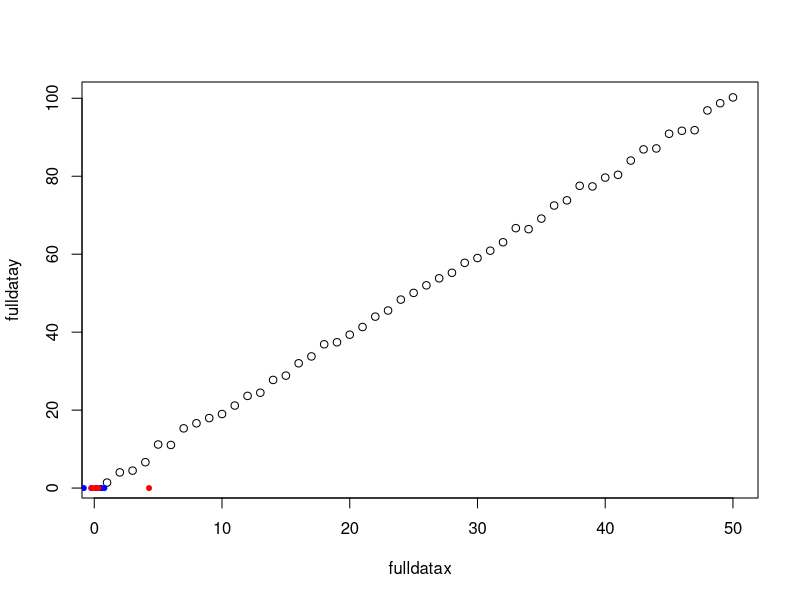
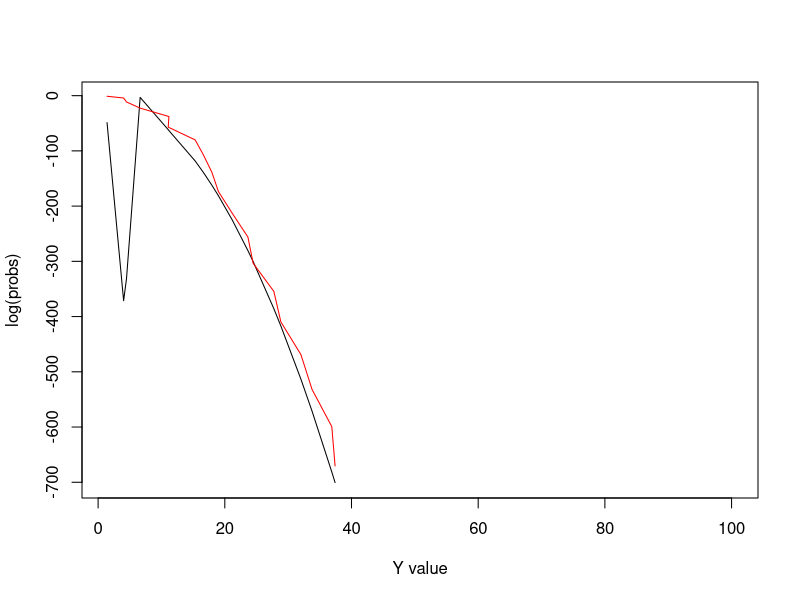

Reproduce these figures in R, in order.
#Sparse Peudo-input Gaussian Process(SPGPs)
#Source: Snelson, Edward, and Zoubin Ghahramani. "Sparse Gaussian processes using pseudo-inputs." Advances in neural information processing systems. 2006.
#Author: Hengrui Luo(luo.619@osu.edu)
library(mvtnorm)
K<-function(point1,point2,c=1,ell=2){
  #This is the covariance function we specify for GP regression model.
  norm<-as.numeric( t(point1-point2)%*%(point1-point2) );
  #norm for stationary kernel
  return( c*exp(-0.5*norm/ell^2) )
}
makeCovariance<-function(vector1,vector2){
  #This is used for generating the covariance matrix using the covariance function provided.
  cov<-matrix(NA,nrow=length(vector1),ncol=length(vector2));
  for(i in 1:dim(cov)[1]){
    for(j in 1:dim(cov)[2]){
      cov[i,j]<-K(vector1[i],vector2[j]);
    }
  }
  return(cov);
}
#We adopt following notations from
#Source: Quiñonero-Candela, Joaquin, and Carl Edward Rasmussen. "A unifying view of sparse approximate Gaussian process regression." Journal of Machine Learning Research 6.Dec (2005): 1939-1959.
Kmatrix<-function(a,b){
  return(makeCovariance(a,b) )
}
Qmatrix<-function(a,b,u){
  result<-Kmatrix(a,u)%*%chol2inv(chol(Kmatrix(u,u)))%*%Kmatrix(u,b);
  #Will return a matrix in conformal with a,b.
}
Diagmatrix<-function(mat){
  #return a matrix retaining only diagonal entries.
  return(diag(diag(mat)));
}
marginal_likelihood<-function(y,u,f,sigma=1){
  library(mvtnorm)
  #y is the full data  of size M.
  #u is the pseudo-inputs of size N, or latent inducing variables that we think we can reduce to, which are what we want to come up with by maximizing the marginal.
  #f is the full inputs of size M.
  
  d<-length(f);
 
  Lambda<-Diagmatrix( Kmatrix(a=f,b=f)-Qmatrix(a=f,b=f,u=u) );
  #Kmatrix(a=f,b=f) is a M*M matrix.
  #Qmatrix(a=f,b=f,u=u) is a M*M matrix.
  #Lambda is a M*M matrix.
  #print(Lambda)
  
  K1<-Kmatrix(a=f,b=u);
  #print(K1)
  #K1 is a M*N matrix.
  K2<-Kmatrix(a=u,b=f);
  #print(K2)
  #K2 is a N*M matrix.
  Ku<-Kmatrix(a=u,b=u);
  #K_M is a N*N matrix.
  #print(Ku)
  Kuinv<-chol2inv(chol(Ku))
  

  mu<-rep(0,d);
  sigmaMat<-K1%*%Ku%*%K2+Lambda+sigma^2*diag(d);
  y_projected<-K1%*%Kuinv%*%u;
  y_projected<-as.vector(y_projected);
  #print(mu)
  #print(sigmaMat)
  #print(y_projected)
  
  result<-dmvnorm(x=y_projected, mean=mu, sigma=sigmaMat, log=TRUE)
  return(result)
}
#You shall specify the number of pseudo input N before you optimize the marginal likelihood to yield parameter estimations.
set.seed(11)
#set.seed(1) will yield the local extrema and a very bad optimal point as claimed by [Titsias].
#Source: Titsias, Michalis K. "Variational learning of inducing variables in sparse Gaussian processes." International Conference on Artificial Intelligence and Statistics. 2009.
M=50;#full data set contains M observations.
N=6;#We only want 6 pseudo inputs.
fulldatax<-seq(1,M,1);
fulldatay<-2*fulldatax+rnorm(M)
wrapper1<-function(x){
  sigma_param<-tail(x, n=1)
  if(sigma_param<=0){return(-Inf)}
  #the last entry is used for representing sigma in the Gaussian model.
  return( marginal_likelihood(y=fulldatay,f=fulldatax,u=x[1:N],sigma=sigma_param) 
          )
}
random_init<-c(rnorm(N),0.01)
wrapper1_res<-optim(par=random_init, fn=wrapper1, method="Nelder-Mead",control = list(fnscale = -1) )$par

random_init
wrapper1_res

plot(fulldatax,fulldatay)
points(x=random_init[1:N],y=rep(0,N),col="blue",pch=20,xlim=range(fulldatax),ylim=range(fulldatay))
points(x=wrapper1_res[1:N],y=rep(0,N),col="red",pch=20,xlim=range(fulldatax),ylim=range(fulldatay))
#we can see that the optimized pseudo locations are somehow more scattered around..
u1<-wrapper1_res[1:N];
sig1<-tail(wrapper1_res,1);
#We yield these parameter estimations from the optimization result of the marginal likelihood as shown above.
predictive_distribution<-function(ynew,y,u=u1,f,sigma=sig1){
  if(length(ynew)!=1){stop("New response must be a length 1 value!")}
  Lambda<-Diagmatrix( Kmatrix(a=f,b=f)-Qmatrix(a=f,b=f,u=u) );
  Qstarf<-Qmatrix(a=ynew,b=f,u=u);
  Q1<-Qmatrix(a=f,b=f,u=u)+Lambda;
  Q2<-chol2inv(chol(Q1));
  
  munew<-Qstarf%*%Q2%*%y;
  
  Kstarstar<-Kmatrix(a=ynew,b=ynew);
  Qfstar<-Qmatrix(a=f,b=ynew,u=u);
  Q3<-Qstarf%*%Q2%*%Qfstar
  sigmaMatnew<-Kstarstar-Q3;
  
  result<-dnorm(ynew, mean=munew, sd=sqrt(sigmaMatnew));
  return(result);
}
#Let us plot the predictive distribution to see if this works well enough.
probs<-c();
probs_real<-c();
iter<-1;
for(k in fulldatay){
  probs[iter]<-predictive_distribution(ynew=k,y=fulldatay,f=fulldatax);
  probs_real[iter]<-dnorm(fulldatay,mean=2*fulldatax[iter]);
  iter<-iter+1;
}

plot(fulldatay,log(probs),type="l",xlab="Y value",xlim=range(fulldatay))
lines(fulldatay,log(probs_real),col="red",xlab="Y value",xlim=range(fulldatay))
#The red line is the true probability such a Y should have under the model Y=2*X+N(0,1).
#The black line is the predictive distribution probability.
#They turn out to be approximately the same,which mean the sparse GP is working pretty good!

#Now we encase the procedure into one function
SPGP<-function(full.x=fulldatax,full.y=fulldatay,
               N.pi=3,cov.fun=K){
  wrapper<-function(x){
    sigma_param<-tail(x, n=1)
    if(sigma_param<=0){return(-Inf)}
    #the last entry is used for representing sigma in the Gaussian model.
    return( marginal_likelihood(y=full.y,f=full.x,u=x[1:N.pi],sigma=sigma_param) )
  }
  random_init<-c(rnorm(N.pi),0.01);
  wrapper_res<-optim(par=random_init, fn=wrapper, method="Nelder-Mead",control = list(fnscale = -1) )$par;
  u_opt<-wrapper_res[1:N.pi];
  sigma_opt<-tail(wrapper_res,1);
  result_fun<-function(x){
    return(  predictive_distribution(ynew=x,y=full.y,u=u_opt,f=full.x,sigma=sigma_opt)  )
  }
  return(result_fun)
  #return a predictive distribution.
}
message("SPGP initialized!")